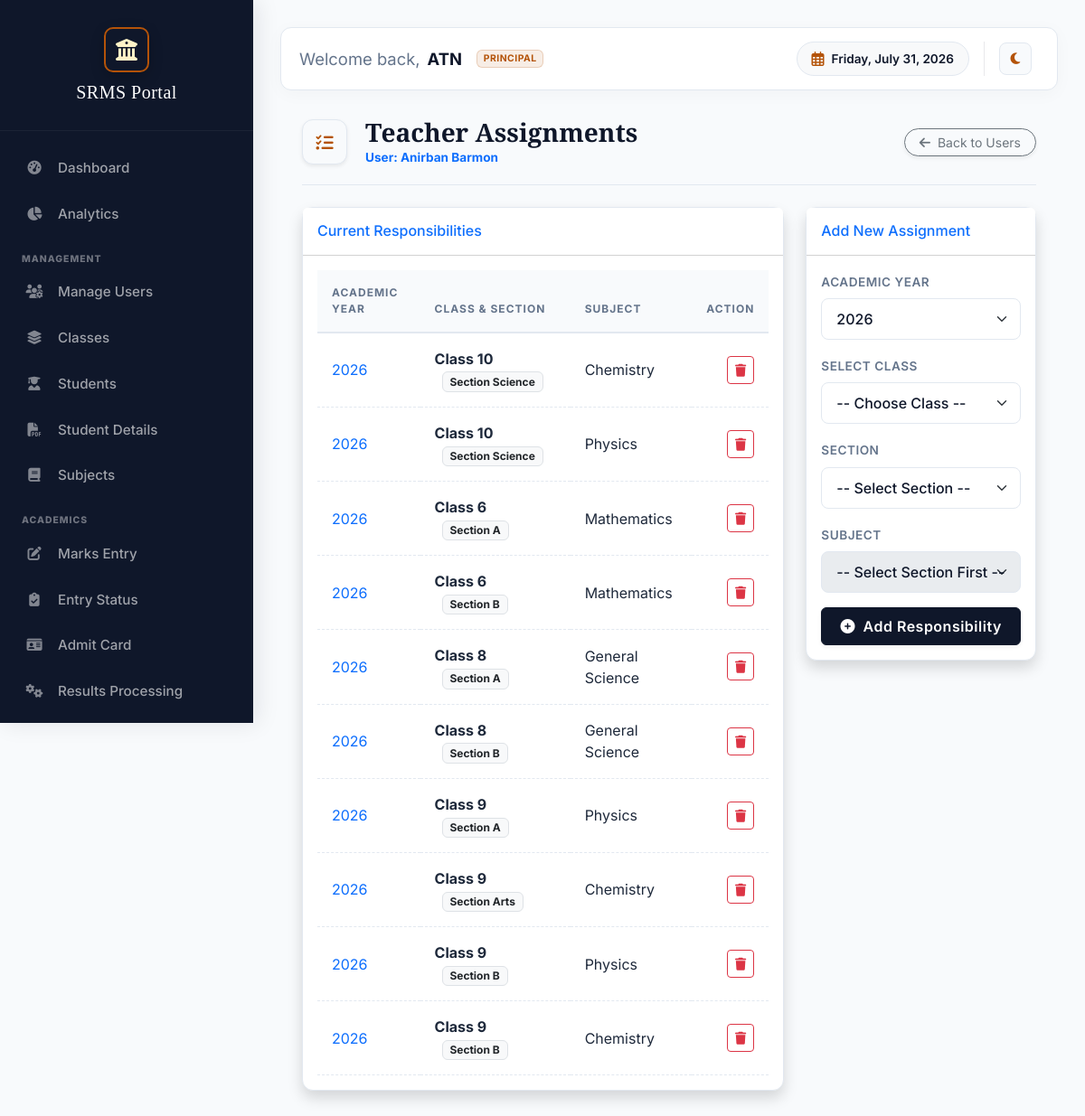
Screenshot of /admin/assign-teacher.php?id=25 (signed in) with the database file from the repository.
### tables this page shows
CREATE TABLE `teacher_assignments` (
  `id` int(11) NOT NULL,
  `teacher_id` int(11) DEFAULT NULL,
  `class_id` int(11) DEFAULT NULL,
  `subject_id` int(11) DEFAULT NULL
);

CREATE TABLE `classes` (
  `id` int(11) NOT NULL,
  `class_name` varchar(50) NOT NULL,
  `section` varchar(10) NOT NULL,
  `academic_year` year(4) NOT NULL
);

CREATE TABLE `subjects` (
  `id` int(11) NOT NULL,
  `subject_name` varchar(100) NOT NULL,
  `has_practical` tinyint(1) DEFAULT 0
);

### admin/assign-teacher.php (the view, shortened to what this page needs)
<?php
include('../includes/db_config.php');
$teacher_id = $_GET['id'] ?? null;
$stmt = $conn->prepare("SELECT * FROM admins WHERE id = ? AND role = 'teacher'");
$stmt->execute([$teacher_id]);
$teacher = $stmt->fetch();
$stmt = $conn->prepare("
    SELECT ta.id, c.class_name, c.section, c.academic_year, s.subject_name
    FROM teacher_assignments ta
    JOIN classes c ON ta.class_id = c.id
    JOIN subjects s ON ta.subject_id = s.id
    WHERE ta.teacher_id = ?
    ORDER BY c.academic_year ASC, c.class_name, c.section
");
$stmt->execute([$teacher_id]);
$assignments = $stmt->fetchAll();
$all_classes = $conn->query("SELECT * FROM classes ORDER BY academic_year ASC, class_name, section")->fetchAll(PDO::FETCH_ASSOC);
$years = array_unique(array_column($all_classes, 'academic_year'));
$current_year = date('Y');
?>
<!DOCTYPE html>
<html lang="en">
<head>
    <?php include('header.php'); ?>
</head>
<body>
    <?php include('sidebar.php'); ?>
    <div id="content">
        <?php include('topbar.php'); ?>
        <div class="container-fluid px-4">
            <div class="page-header">
                <div class="d-flex align-items-center">
                    <div class="header-icon-box shadow-sm">
                        <i class="fas fa-tasks"></i>
                    </div>
                    <div>
                        <h1 class="fw-bold mb-0">Teacher Assignments</h1>
                        <p class="mb-0 text-primary fw-bold">User: <?php echo htmlspecialchars($teacher['username']); ?>
                        </p>
                    </div>
                </div>
                <div class="header-actions">
                    <a href="manage-users.php" class="btn btn-sm btn-outline-secondary rounded-pill px-3 shadow-sm">
                        <i class="fas fa-arrow-left me-1"></i> Back to Users
                    </a>
                </div>
            </div>
            <div class="row">
                <div class="col-lg-8">
                    <div class="card shadow mb-4">
                        <div class="card-header py-3 bg-white">
                            <h6 class="m-0 font-weight-bold text-primary">Current Responsibilities</h6>
                        </div>
                        <div class="card-body">
                            <div class="table-responsive d-none d-md-block">
                                <table class="table table-hover align-middle mb-0">
                                    <thead class="table-light">
                                        <tr>
                                            <th>Academic Year</th>
                                            <th>Class & Section</th>
                                            <th>Subject</th>
                                            <th class="text-end">Action</th>
                                        </tr>
                                    </thead>
                                    <tbody>
                                        <?php if (empty($assignments)): ?>
                                            <tr>
                                                <td colspan="4" class="text-center py-4 text-muted">
                                                    No subjects assigned to this teacher yet.
                                                </td>
                                            </tr>
                                        <?php else: ?>
                                            <?php foreach ($assignments as $a): ?>
                                                <tr>
                                                    <td class="font-weight-bold text-primary"><?php echo $a['academic_year']; ?></td>
                                                    <td>
                                                        <strong><?php echo $a['class_name']; ?></strong>
                                                        <span class="badge bg-light text-dark border ms-2">Section <?php echo $a['section']; ?></span>
                                                    </td>
                                                    <td><?php echo $a['subject_name']; ?></td>
                                                    <td class="text-end">
                                                        <a href="?id=<?php echo $teacher_id; ?>&delete=<?php echo $a['id']; ?>"
                                                            class="btn btn-sm btn-outline-danger"
                                                            onclick="return confirm('Remove this assignment?')">
                                                            <i class="fas fa-trash"></i>
                                                        </a>
                                                    </td>
                                                </tr>
                                            <?php endforeach; ?>
                                        <?php endif; ?>
                                    </tbody>
                                </table>
                            </div>
                        </div>
                    </div>
                </div>
                <div class="col-lg-4">
                    <div class="card shadow mb-4">
                        <div class="card-header py-3 bg-white">
                            <h6 class="m-0 font-weight-bold text-primary">Add New Assignment</h6>
                        </div>
                        <div class="card-body">
                            <form method="POST" action="">
                                <div class="mb-3">
                                    <label class="form-label font-weight-bold small text-uppercase">Academic
                                        Year</label>
                                    <select name="year" id="year" class="form-select" required
                                        onchange="updateClasses()">
                                        <?php foreach ($years as $y): ?>
                                            <option value="<?php echo $y; ?>" <?php echo $y == $current_year ? 'selected' : ''; ?>>
                                                <?php echo $y; ?>
                                            </option>
                                        <?php endforeach; ?>
                                    </select>
                                </div>
                                <div class="mb-3">
                                    <label class="form-label font-weight-bold small text-uppercase">Select Class</label>
                                    <select name="class_name" id="class_name" class="form-select" required
                                        onchange="updateSections()">
                                        <option value="">-- Choose Class --</option>
                                    </select>
                                </div>
                                <div class="mb-3">
                                    <label class="form-label font-weight-bold small text-uppercase">Section</label>
                                    <select name="section" id="section" class="form-select" required
                                        onchange="updateSubjects()">
                                        <option value="">-- Select Section --</option>
                                    </select>
                                </div>
                                <div class="mb-3">
                                    <label class="form-label font-weight-bold small text-uppercase">Subject</label>
                                    <select name="subject_id" id="subject_id" class="form-select" required disabled>
                                        <option value="">-- Select Section First --</option>
                                    </select>
                                </div>
                                <button type="submit" name="add_assignment"
                                    class="btn btn-primary w-100 py-2 shadow-sm">
                                    <i class="fas fa-plus-circle me-1"></i> Add Responsibility
                                </button>
                            </form>
                        </div>
                    </div>
                </div>
            </div>
        </div>
    </div>
</body>
</html>

### admin/header.php (style rules this page uses)
:root { --sidebar-width: 280px; --prestige-navy: #0f172a; --prestige-gold: #b45309; --prestige-gold-light: #fef3c7; --prestige-slate: #f8fafc; --prestige-border: #e2e8f0; --prestige-text: #1e293b; --primary-color: var(--prestige-navy); --dark-color: var(--prestige-navy); }
body { background-color: var(--prestige-slate); font-family: 'Inter', sans-serif; color: var(--prestige-text); }
#content { margin-left: var(--sidebar-width); padding: 30px; min-height: 100vh; transition: margin-left 0.3s cubic-bezier(0.16, 1, 0.3, 1); }
.card { background: white; border: 1px solid var(--prestige-border); box-shadow: 0 15px 40px rgba(0, 0, 0, 0.04); border-radius: 12px; margin-bottom: 24px; transition: transform 0.2s, box-shadow 0.2s; }
.table th { text-transform: uppercase; font-size: 0.75rem; letter-spacing: 1px; color: #64748b; font-weight: 700; padding: 16px; border-bottom: 2px solid var(--prestige-border) !important; }
.table td { padding: 16px; vertical-align: middle; color: var(--prestige-text); border-bottom: 1px dashed var(--prestige-border) !important; }
thead.table-light, thead.bg-light, .table-light th { background-color: #f8fafc !important; border-bottom: 2px solid var(--prestige-border) !important; }
.form-label { font-weight: 600; font-size: 0.85rem; color: #64748b; text-transform: uppercase; letter-spacing: 0.5px; }
.form-control, .form-select { padding: 10px 16px; border: 1px solid var(--prestige-border); border-radius: 8px; font-weight: 500; color: var(--prestige-navy); }
.page-header { background-color: transparent; color: var(--prestige-navy); padding: 0 0 20px 0; border-radius: 0; margin-bottom: 24px; border: none; border-bottom: 1px solid var(--prestige-border); display: flex; align-items: center; justify-content: space-between; }
.page-header h1 { font-family: 'Playfair Display', serif; font-size: 1.75rem; margin-bottom: 0.25rem; color: var(--prestige-navy); font-weight: 700; }
.page-header p { font-size: 0.85rem; color: #64748b; margin-bottom: 0; font-weight: 500; }
.header-icon-box { background: var(--prestige-slate); border: 1px solid var(--prestige-border); width: 50px; height: 50px; display: flex; align-items: center; justify-content: center; border-radius: 12px; margin-right: 1.25rem; color: var(--prestige-gold); flex-shrink: 0; font-size: 1.2rem; }
.btn-primary { background-color: var(--prestige-navy); border-color: var(--prestige-navy); font-weight: 600; letter-spacing: 0.5px; }

### rows the page displays
teacher_assignments: class.academic_year "2026", class.class_name "Class 10", class.section "Science", subject.subject_name "Chemistry"
teacher_assignments: class.academic_year "2026", class.class_name "Class 10", class.section "Science", subject.subject_name "Physics"
teacher_assignments: class.academic_year "2026", class.class_name "Class 6", class.section "A", subject.subject_name "Mathematics"
teacher_assignments: class.academic_year "2026", class.class_name "Class 6", class.section "B", subject.subject_name "Mathematics"
teacher_assignments: class.academic_year "2026", class.class_name "Class 8", class.section "A", subject.subject_name "General Science"
teacher_assignments: class.academic_year "2026", class.class_name "Class 8", class.section "B", subject.subject_name "General Science"
teacher_assignments: class.academic_year "2026", class.class_name "Class 9", class.section "A", subject.subject_name "Physics"
teacher_assignments: class.academic_year "2026", class.class_name "Class 9", class.section "Arts", subject.subject_name "Chemistry"
teacher_assignments: class.academic_year "2026", class.class_name "Class 9", class.section "B", subject.subject_name "Physics"
teacher_assignments: class.academic_year "2026", class.class_name "Class 9", class.section "B", subject.subject_name "Chemistry"

### other values shown
$display_name "ATN"
$teacher['username'] "Anirban Barmon"
form field year "2026"
